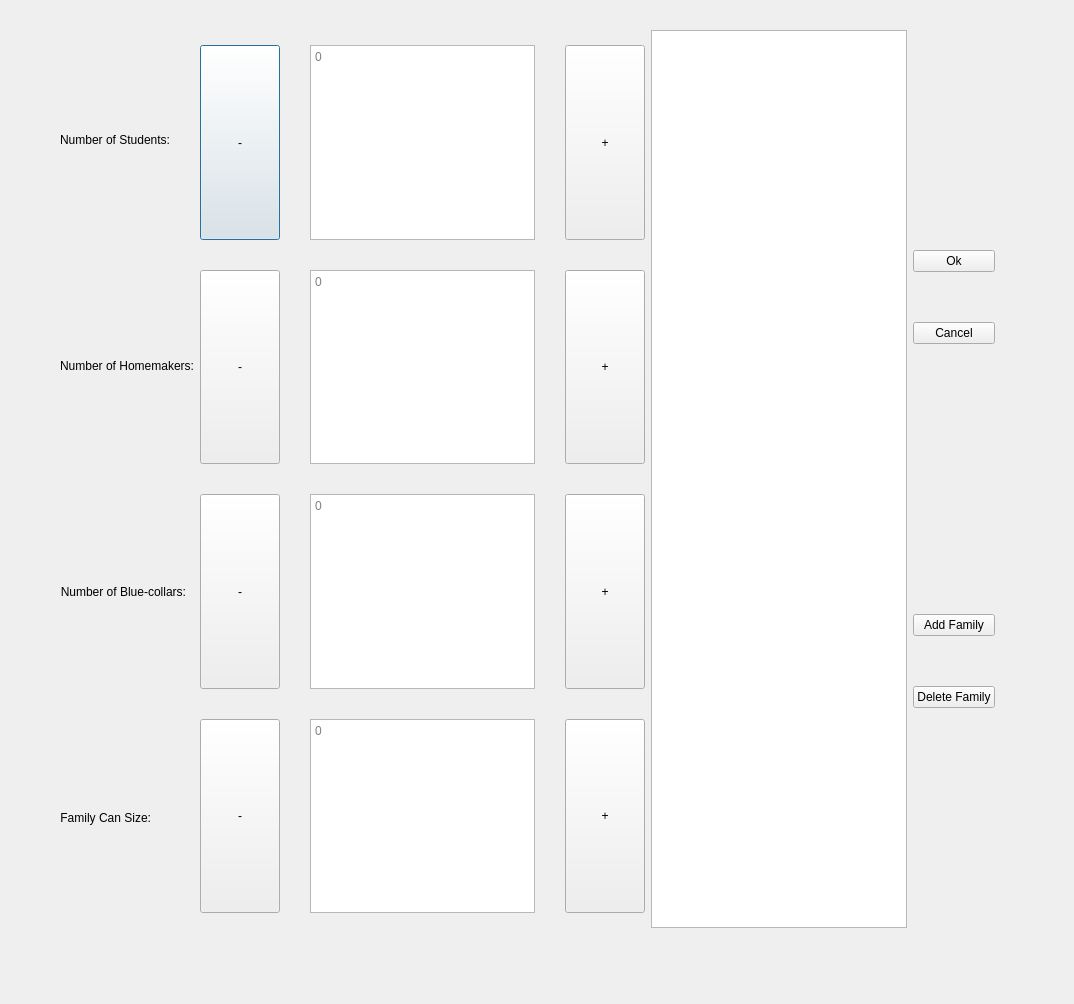
<?xml version="1.0" encoding="UTF-8"?>
<ui version="4.0">
 <class>FamilyDialog</class>
 <widget class="QDialog" name="FamilyDialog">
  <property name="geometry">
   <rect>
    <x>0</x>
    <y>0</y>
    <width>1074</width>
    <height>1004</height>
   </rect>
  </property>
  <property name="sizePolicy">
   <sizepolicy hsizetype="Fixed" vsizetype="Fixed">
    <horstretch>0</horstretch>
    <verstretch>0</verstretch>
   </sizepolicy>
  </property>
  <property name="windowTitle">
   <string>Familytype Manager</string>
  </property>
  <widget class="QWidget" name="horizontalLayoutWidget">
   <property name="geometry">
    <rect>
     <x>60</x>
     <y>30</y>
     <width>935</width>
     <height>898</height>
    </rect>
   </property>
   <layout class="QHBoxLayout" name="horizontalLayout" stretch="1,0,4,1,0">
    <item>
     <layout class="QVBoxLayout" name="verticalLayout_4">
      <property name="sizeConstraint">
       <enum>QLayout::SetFixedSize</enum>
      </property>
      <item>
       <widget class="QLabel" name="label_11">
        <property name="sizePolicy">
         <sizepolicy hsizetype="Maximum" vsizetype="Preferred">
          <horstretch>0</horstretch>
          <verstretch>0</verstretch>
         </sizepolicy>
        </property>
        <property name="text">
         <string>Number of Students:</string>
        </property>
        <property name="alignment">
         <set>Qt::AlignRight|Qt::AlignTrailing|Qt::AlignVCenter</set>
        </property>
        <property name="indent">
         <number>0</number>
        </property>
       </widget>
      </item>
      <item>
       <widget class="QLabel" name="label_12">
        <property name="sizePolicy">
         <sizepolicy hsizetype="Maximum" vsizetype="Preferred">
          <horstretch>0</horstretch>
          <verstretch>0</verstretch>
         </sizepolicy>
        </property>
        <property name="text">
         <string>Number of Homemakers:</string>
        </property>
        <property name="alignment">
         <set>Qt::AlignRight|Qt::AlignTrailing|Qt::AlignVCenter</set>
        </property>
        <property name="indent">
         <number>0</number>
        </property>
       </widget>
      </item>
      <item>
       <widget class="QLabel" name="label_13">
        <property name="sizePolicy">
         <sizepolicy hsizetype="Maximum" vsizetype="Preferred">
          <horstretch>0</horstretch>
          <verstretch>0</verstretch>
         </sizepolicy>
        </property>
        <property name="text">
         <string>Number of Blue-collars:</string>
        </property>
        <property name="alignment">
         <set>Qt::AlignRight|Qt::AlignTrailing|Qt::AlignVCenter</set>
        </property>
        <property name="indent">
         <number>0</number>
        </property>
       </widget>
      </item>
      <item>
       <widget class="QLabel" name="label_14">
        <property name="sizePolicy">
         <sizepolicy hsizetype="Maximum" vsizetype="Preferred">
          <horstretch>0</horstretch>
          <verstretch>0</verstretch>
         </sizepolicy>
        </property>
        <property name="text">
         <string>Family Can Size:</string>
        </property>
        <property name="alignment">
         <set>Qt::AlignRight|Qt::AlignTrailing|Qt::AlignVCenter</set>
        </property>
        <property name="indent">
         <number>0</number>
        </property>
       </widget>
      </item>
     </layout>
    </item>
    <item>
     <spacer name="horizontalSpacer">
      <property name="orientation">
       <enum>Qt::Horizontal</enum>
      </property>
      <property name="sizeHint" stdset="0">
       <size>
        <width>40</width>
        <height>20</height>
       </size>
      </property>
     </spacer>
    </item>
    <item>
     <layout class="QVBoxLayout" name="verticalLayout_5">
      <property name="spacing">
       <number>30</number>
      </property>
      <property name="sizeConstraint">
       <enum>QLayout::SetFixedSize</enum>
      </property>
      <property name="leftMargin">
       <number>0</number>
      </property>
      <property name="topMargin">
       <number>15</number>
      </property>
      <property name="bottomMargin">
       <number>15</number>
      </property>
      <item>
       <layout class="QHBoxLayout" name="horizontalLayout_4">
        <property name="sizeConstraint">
         <enum>QLayout::SetMinimumSize</enum>
        </property>
        <item>
         <widget class="QPushButton" name="decreaseS">
          <property name="sizePolicy">
           <sizepolicy hsizetype="Minimum" vsizetype="Preferred">
            <horstretch>0</horstretch>
            <verstretch>0</verstretch>
           </sizepolicy>
          </property>
          <property name="text">
           <string>-</string>
          </property>
         </widget>
        </item>
        <item>
         <widget class="QTextEdit" name="editS">
          <property name="sizePolicy">
           <sizepolicy hsizetype="Minimum" vsizetype="Minimum">
            <horstretch>0</horstretch>
            <verstretch>0</verstretch>
           </sizepolicy>
          </property>
          <property name="inputMethodHints">
           <set>Qt::ImhDigitsOnly|Qt::ImhMultiLine</set>
          </property>
          <property name="tabChangesFocus">
           <bool>true</bool>
          </property>
          <property name="html">
           <string>&lt;!DOCTYPE HTML PUBLIC &quot;-//W3C//DTD HTML 4.0//EN&quot; &quot;http://www.w3.org/TR/REC-html40/strict.dtd&quot;&gt;
&lt;html&gt;&lt;head&gt;&lt;meta name=&quot;qrichtext&quot; content=&quot;1&quot; /&gt;&lt;style type=&quot;text/css&quot;&gt;
p, li { white-space: pre-wrap; }
&lt;/style&gt;&lt;/head&gt;&lt;body style=&quot; font-family:'Gulim'; font-size:9pt; font-weight:400; font-style:normal;&quot;&gt;
&lt;p align=&quot;center&quot; style=&quot;-qt-paragraph-type:empty; margin-top:0px; margin-bottom:0px; margin-left:0px; margin-right:0px; -qt-block-indent:0; text-indent:0px;&quot;&gt;&lt;br /&gt;&lt;/p&gt;&lt;/body&gt;&lt;/html&gt;</string>
          </property>
          <property name="acceptRichText">
           <bool>false</bool>
          </property>
          <property name="placeholderText">
           <string notr="true">0</string>
          </property>
         </widget>
        </item>
        <item>
         <widget class="QPushButton" name="increaseS">
          <property name="sizePolicy">
           <sizepolicy hsizetype="Minimum" vsizetype="Preferred">
            <horstretch>0</horstretch>
            <verstretch>0</verstretch>
           </sizepolicy>
          </property>
          <property name="text">
           <string>+</string>
          </property>
          <property name="autoRepeat">
           <bool>false</bool>
          </property>
         </widget>
        </item>
       </layout>
      </item>
      <item>
       <layout class="QHBoxLayout" name="horizontalLayout_5">
        <property name="sizeConstraint">
         <enum>QLayout::SetMinimumSize</enum>
        </property>
        <item>
         <widget class="QPushButton" name="decreaseH">
          <property name="sizePolicy">
           <sizepolicy hsizetype="Minimum" vsizetype="Preferred">
            <horstretch>0</horstretch>
            <verstretch>0</verstretch>
           </sizepolicy>
          </property>
          <property name="text">
           <string>-</string>
          </property>
         </widget>
        </item>
        <item>
         <widget class="QTextEdit" name="editH">
          <property name="sizePolicy">
           <sizepolicy hsizetype="Minimum" vsizetype="Minimum">
            <horstretch>0</horstretch>
            <verstretch>0</verstretch>
           </sizepolicy>
          </property>
          <property name="inputMethodHints">
           <set>Qt::ImhDigitsOnly|Qt::ImhMultiLine</set>
          </property>
          <property name="tabChangesFocus">
           <bool>true</bool>
          </property>
          <property name="acceptRichText">
           <bool>false</bool>
          </property>
          <property name="placeholderText">
           <string notr="true">0</string>
          </property>
         </widget>
        </item>
        <item>
         <widget class="QPushButton" name="increaseH">
          <property name="sizePolicy">
           <sizepolicy hsizetype="Minimum" vsizetype="Preferred">
            <horstretch>0</horstretch>
            <verstretch>0</verstretch>
           </sizepolicy>
          </property>
          <property name="text">
           <string>+</string>
          </property>
         </widget>
        </item>
       </layout>
      </item>
      <item>
       <layout class="QHBoxLayout" name="horizontalLayout_6">
        <property name="sizeConstraint">
         <enum>QLayout::SetMinimumSize</enum>
        </property>
        <item>
         <widget class="QPushButton" name="decreaseB">
          <property name="sizePolicy">
           <sizepolicy hsizetype="Minimum" vsizetype="Preferred">
            <horstretch>0</horstretch>
            <verstretch>0</verstretch>
           </sizepolicy>
          </property>
          <property name="text">
           <string>-</string>
          </property>
         </widget>
        </item>
        <item>
         <widget class="QTextEdit" name="editB">
          <property name="sizePolicy">
           <sizepolicy hsizetype="Minimum" vsizetype="Minimum">
            <horstretch>0</horstretch>
            <verstretch>0</verstretch>
           </sizepolicy>
          </property>
          <property name="inputMethodHints">
           <set>Qt::ImhDigitsOnly|Qt::ImhMultiLine</set>
          </property>
          <property name="tabChangesFocus">
           <bool>true</bool>
          </property>
          <property name="acceptRichText">
           <bool>false</bool>
          </property>
          <property name="placeholderText">
           <string notr="true">0</string>
          </property>
         </widget>
        </item>
        <item>
         <widget class="QPushButton" name="increaseB">
          <property name="sizePolicy">
           <sizepolicy hsizetype="Minimum" vsizetype="Preferred">
            <horstretch>0</horstretch>
            <verstretch>0</verstretch>
           </sizepolicy>
          </property>
          <property name="text">
           <string>+</string>
          </property>
         </widget>
        </item>
       </layout>
      </item>
      <item>
       <layout class="QHBoxLayout" name="horizontalLayout_7">
        <property name="sizeConstraint">
         <enum>QLayout::SetMinimumSize</enum>
        </property>
        <item>
         <widget class="QPushButton" name="decreaseFCan">
          <property name="sizePolicy">
           <sizepolicy hsizetype="Minimum" vsizetype="Preferred">
            <horstretch>0</horstretch>
            <verstretch>0</verstretch>
           </sizepolicy>
          </property>
          <property name="text">
           <string>-</string>
          </property>
         </widget>
        </item>
        <item>
         <widget class="QTextEdit" name="editFCan">
          <property name="sizePolicy">
           <sizepolicy hsizetype="Minimum" vsizetype="Minimum">
            <horstretch>0</horstretch>
            <verstretch>0</verstretch>
           </sizepolicy>
          </property>
          <property name="inputMethodHints">
           <set>Qt::ImhDigitsOnly|Qt::ImhMultiLine</set>
          </property>
          <property name="tabChangesFocus">
           <bool>true</bool>
          </property>
          <property name="acceptRichText">
           <bool>false</bool>
          </property>
          <property name="placeholderText">
           <string notr="true">0</string>
          </property>
         </widget>
        </item>
        <item>
         <widget class="QPushButton" name="increaseFCan">
          <property name="sizePolicy">
           <sizepolicy hsizetype="Minimum" vsizetype="Preferred">
            <horstretch>0</horstretch>
            <verstretch>0</verstretch>
           </sizepolicy>
          </property>
          <property name="text">
           <string>+</string>
          </property>
         </widget>
        </item>
       </layout>
      </item>
     </layout>
    </item>
    <item>
     <widget class="QListWidget" name="FamilyTypeList">
      <property name="sizePolicy">
       <sizepolicy hsizetype="Fixed" vsizetype="Expanding">
        <horstretch>0</horstretch>
        <verstretch>0</verstretch>
       </sizepolicy>
      </property>
      <property name="resizeMode">
       <enum>QListView::Fixed</enum>
      </property>
     </widget>
    </item>
    <item>
     <layout class="QVBoxLayout" name="verticalLayout_6">
      <property name="spacing">
       <number>50</number>
      </property>
      <property name="sizeConstraint">
       <enum>QLayout::SetFixedSize</enum>
      </property>
      <property name="topMargin">
       <number>0</number>
      </property>
      <property name="bottomMargin">
       <number>0</number>
      </property>
      <item>
       <layout class="QVBoxLayout" name="verticalLayout_7">
        <item>
         <widget class="QPushButton" name="OkButton">
          <property name="text">
           <string>Ok</string>
          </property>
         </widget>
        </item>
        <item>
         <widget class="QPushButton" name="CancelButton">
          <property name="text">
           <string>Cancel</string>
          </property>
         </widget>
        </item>
       </layout>
      </item>
      <item>
       <layout class="QVBoxLayout" name="verticalLayout_9">
        <item>
         <widget class="QPushButton" name="addFamilyType">
          <property name="text">
           <string>Add Family</string>
          </property>
         </widget>
        </item>
        <item>
         <widget class="QPushButton" name="deleteFamilyType">
          <property name="text">
           <string>Delete Family</string>
          </property>
         </widget>
        </item>
       </layout>
      </item>
     </layout>
    </item>
   </layout>
  </widget>
 </widget>
 <resources/>
 <connections/>
</ui>
